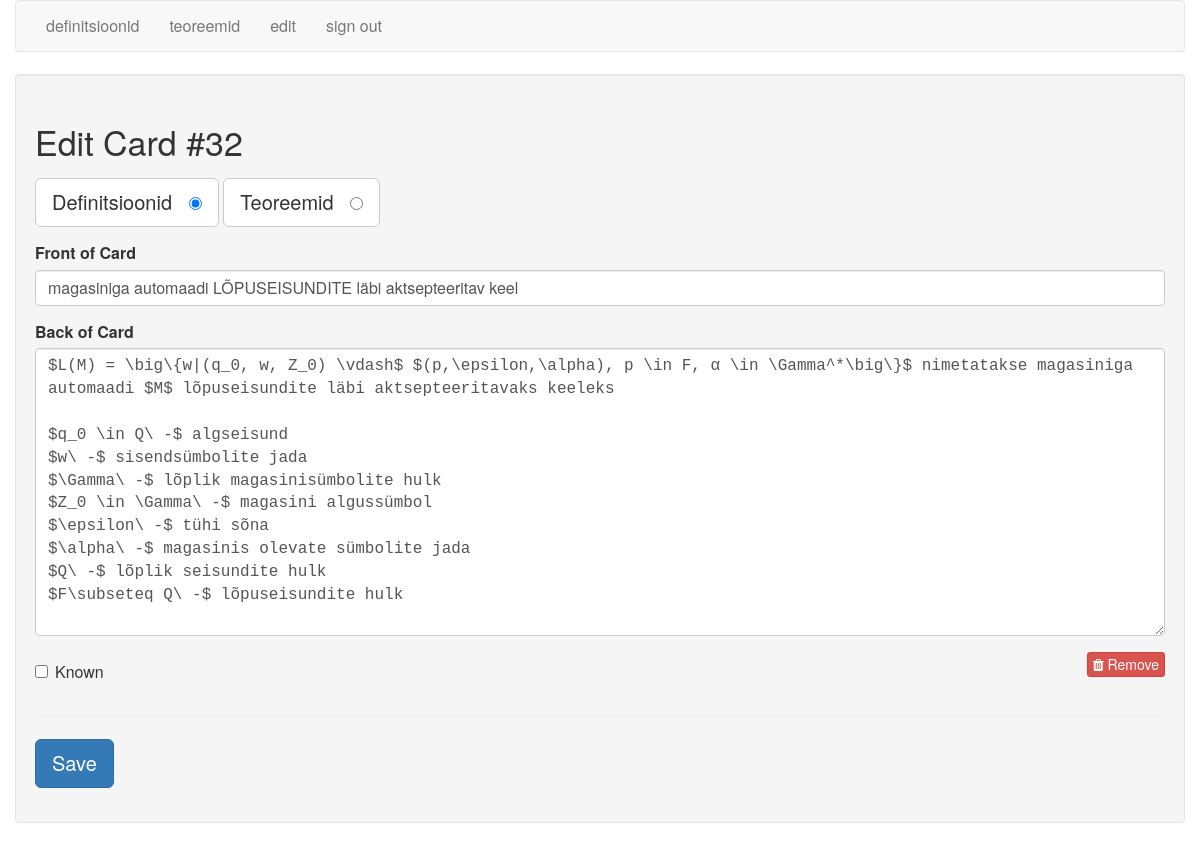
The page /edit/32 (signed in) on the database its author committed.
### tables this page shows
CREATE TABLE cards (
  id integer primary key autoincrement,
  type tinyint not null, /* 1 for vocab, 2 for code */
  front text not null,
  back text not null,
  known boolean default 0
);

### flash_cards.py (the view)
@app.route('/edit/<card_id>')
def edit(card_id):
    if not session.get('logged_in'):
        return redirect(url_for('login'))
    db = get_db()
    query = '''
        SELECT id, type, front, back, known
        FROM cards
        WHERE id = ?
    '''
    cur = db.execute(query, [card_id])
    card = cur.fetchone()
    return render_template('edit.html', card=card)

### flash_cards.py (called while the page is built)
def connect_db():
    rv = sqlite3.connect(app.config['DATABASE'])
    rv.row_factory = sqlite3.Row
    return rv

def get_db():
    if not hasattr(g, 'sqlite_db'):
        g.sqlite_db = connect_db()
    return g.sqlite_db

### templates/edit.html (shortened to what this page needs)
{% extends "layout.html" %}
{% block body %}
    <div class="well">
        <h2>Edit Card #{{ card.id }}</h2>
        <form action="{{ url_for('edit_card') }}" method="post" class="cardForm">
            <div class="form-group">
                <label for="general" class="btn btn-default btn-lg">Definitsioonid &nbsp;
                    <input type="radio" name="type" value="1"
                           id="general" {{ "checked" if (card.type == 1) else "" }} />
                </label>
                <label for="code" class="btn btn-default btn-lg">Teoreemid &nbsp;
                    <input type="radio" name="type" value="2" id="code" {{ "checked" if (card.type == 2) else "" }} />
                </label>
            </div>
            <div class="form-group">
                <label for="front">Front of Card</label>
                <input type="text" name="front" id="front" class="form-control" value="{{ card.front|e }}">
            </div>
            <div class="form-group">
                <label for="back">Back of Card</label>
                <textarea name="back"
                          class="form-control"
                          id="back"
                          placeholder="back of card"
                          rows="12">{{ card.back|e }}</textarea>
            </div>
            <div class="row">
                <div class="col-xs-6">
                    <div class="checkbox">
                        <label>
                            <input type="checkbox" name="known"
                                   value="1" {{ "checked" if (card.known == 1) else "" }} /> Known
                        </label>
                    </div>
                </div>
                <div class="col-xs-6 text-right">
                    <a href="{{ url_for('delete', card_id=card.id) }}" class="btn btn-danger btn-xs">
                        <i class="fa fa-trash"></i>
                        Remove
                    </a>
                </div>
            </div>
            <hr/>
            <div class="form-group">
                <button type="submit" class="saveButton btn btn-lg btn-primary">Save</button>
            </div>
        </form>
    </div>
{% endblock %}

### static/style.css (style rules this page uses)
textarea { font-family: monospace; }

### rows shown on the page
cards: id "32", front "magasiniga automaadi LÕPUSEISUNDITE läbi aktsepteeritav keel", back "$L(M) = \\big\\{w|(q_0, w, Z_0) \\vdash$ $(p,\\epsilon,\\alpha), p \\in F, α \\in \\Gamma^*\\big\\}$ nimetatakse magasiniga automaadi $M$ lõpuseisundite läbi aktsepteeritavaks keeleks $q_0 \\in Q\\ -$ algseisund $w\\ -$ sisendsümbolite jada $\\Gamma\\ -$ lõplik magasinisümbolite hulk $Z_0 \\in \\Gamma\\ -$ magasini algussümbol $\\epsilon\\ -$ tühi sõna $\\alpha\\ -$ magasinis olevate sümbolite jada $Q\\ -$ lõplik seisundite hulk $F\\subseteq Q\\ -$ lõpuseisundite hulk"
